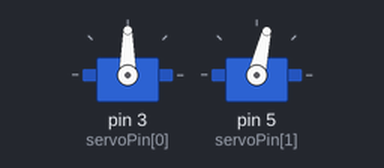
Simulated run of this sketch. Board: Arduino Uno, built with avr-gcc and run on an emulated ATmega328P. Parts: 2 × servo.

Above: at 0.05 s.
At 0.95 s:
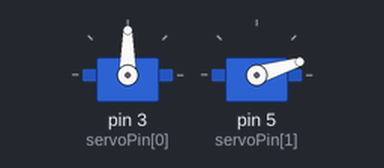
At 1.85 s:
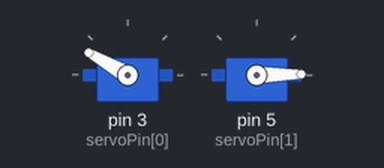
At 3.7 s:
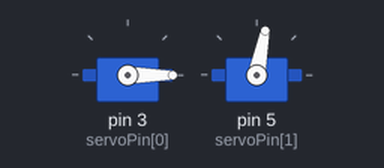
Timing chart, 0 to 8.6 s (numbered marks = the images above):
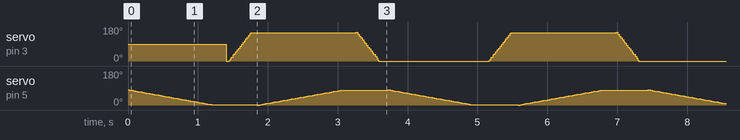

The sketch:

sketch_robot_arm.ino
```cpp
#include <Servo.h>

enum EServoPos
{
    JOINT,
    CLAW,
    POS_NUM
};

const char servoPin[POS_NUM] =
{
    3, // JOINT
    5  // CLAW
};

const int SERVO_MIN[POS_NUM] = {39,  0 }; // {JOINT = uS, CLAW = deg}
const int SERVO_MAX[POS_NUM] = {210, 80}; // {JOINT = uS, CLAW = deg}
const int SERVO_DELAY[POS_NUM] = {2, 15}; // [ms]

Servo armServos[POS_NUM];

void openClaw()
{
    for (int i = SERVO_MAX[CLAW]; i > SERVO_MIN[CLAW]; --i)
    {
        armServos[CLAW].write(i);
        delay(SERVO_DELAY[CLAW]);
    }
}

void closeClaw()
{
    for (int i = SERVO_MIN[CLAW]; i < SERVO_MAX[CLAW]; ++i)
    {
        armServos[CLAW].write(i);
        delay(SERVO_DELAY[CLAW]);
    }
}

void openJoint()
{
    for (int i = SERVO_MIN[JOINT]; i < SERVO_MAX[JOINT]; ++i)
    {
        armServos[JOINT].writeMicroseconds(i*10);
        delay(SERVO_DELAY[JOINT]);
    }
}

void closeJoint()
{
    for (int i = SERVO_MAX[JOINT]; i > SERVO_MIN[JOINT]; --i)
    {
        armServos[JOINT].writeMicroseconds(i*10);
        delay(SERVO_DELAY[JOINT]);
    }
}

void setup()
{
    for (int i = 0; i < POS_NUM; ++i)
    {
        armServos[i].attach(servoPin[i]);
    }
}

void loop()
{
    openClaw();
    delay(200);
    openJoint();
    delay(100);
    closeClaw();
    delay(200);
    closeJoint();
    delay(100);
}
```
